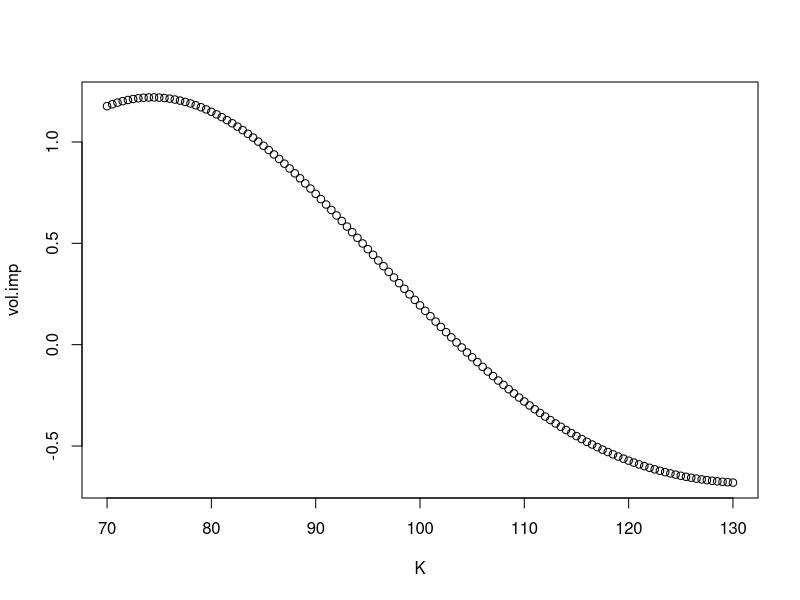

Here is the R script that generated this plot:
## ---- chunk 1
knitr::opts_chunk$set(echo = FALSE)
## ---- chunk 2
GBSPrice <- function(PutCall, S, K, T, r, b, sigma) {
  d1 <- (log(S/K) + (b+sigma^2/2)*T)/(sigma*sqrt(T))
  d2 <- d1 - sigma*sqrt(T)

  if(PutCall == 'c')  
    px <- S*exp((b-r)*T)*pnorm(d1) - K*exp(-r*T)*pnorm(d2)
  else
    px <- K*exp(-r*T)*pnorm(-d2) - S*exp((b-r)*T)*pnorm(-d1)

px
}
## ---- chunk 3
GBSVega <- function(PutCall, S, K, T, r, b, sigma) {
  d1 <- (log(S/K) + (b+sigma^2/2)*T)/(sigma*sqrt(T))
  S*exp((b-r)*T) * dnorm(d1)
}
## ---- chunk 4
# Benchmark data: (strike, volatility)
VolData <- list(c(80, .32), c(100, .30), c(120, .315))
## ---- chunk 5
C1 <- function(vol=sigma, spot=Spot) GBSPrice(PutCall='c', S=spot, K=VolData[[1]][1], T=T, r=r, b=b, sigma=vol)

C2 <- function(vol=sigma, spot=Spot) GBSPrice(PutCall='c', S=spot, K=VolData[[2]][1], T=T, r=r, b=b, sigma=vol)

C3 <- function(vol=sigma, spot=Spot) GBSPrice(PutCall='c', S=spot, K=VolData[[3]][1], T=T, r=r, b=b, sigma=vol)

C <- c(C1, C2, C3)
## ---- chunk 6
Vega <- function(f, vol, spot=Spot) {
  d_vol <- 10e-5
  return( (f(vol+d_vol*vol, Spot)-f(vol-d_vol*vol, Spot))/(2*d_vol) )
}

Vanna <- function(f, vol, spot=Spot) {
  d_vol <- 10e-5
  d_spot <- 10e-5
  return( (f(vol+d_vol*vol, Spot+d_spot*Spot)+
           f(vol-d_vol*vol, Spot-d_spot*Spot)-
           f(vol+d_vol*vol, Spot-d_spot*Spot)-
           f(vol-d_vol*vol, Spot+d_spot*Spot))/(4*d_vol*d_spot) )
}
  
Volga <- function(f, vol, spot=Spot) {
  d_vol <- 10e-5
  return( (f(vol+d_vol*vol, Spot) - 2*f(vol, Spot) + f(vol-d_vol*vol, Spot))/d_vol**2 )
  }
## ---- chunk 7
r<-0
b<-0
T<-1
Spot <- 100
B.vega <- sapply(1:3, function(i) Vega(C[[i]], VolData[[i]][2]))
## ---- chunk 8
r<-0
b<-0
T<-1
Spot <- 100
B.vega.benchmark <- sapply(1:3, function(i) Vega(C[[i]], VolData[[i]][2]))
B.vanna.benchmark <- sapply(1:3, function(i) Vanna(C[[i]], VolData[[i]][2]))
B.volga.benchmark <- sapply(1:3, function(i) Volga(C[[i]], VolData[[i]][2]))
B.vega.benchmark
B.vanna.benchmark
B.volga.benchmark
## ---- chunk 9
r<-0
b<-0
T<-1
Spot <- 100
K <- 110
#approximation
VolData.ATM <- VolData[[2]][2]
##############
f <- function(vol=VolData.ATM, spot=Spot){
  GBSPrice(PutCall='c', S=spot, K=K, T=T, r=r, b=b, sigma=vol)
}
B.vega <- Vega(f, VolData.ATM, Spot)
B.vanna <- Vanna(f, VolData.ATM, Spot)
B.volga <- Volga(f, VolData.ATM, Spot)
B.vega
B.vanna
B.volga
b <- c(B.vega, B.vanna, B.volga)
## ---- chunk 10
A <- matrix(data = c(B.vega.benchmark, B.vanna.benchmark, B.volga.benchmark), nrow =3)
X <- solve(A, b)
print("Matrice A =")
print(A)
print("Risk indicators (b) = ")
print(b)
print("Weights =")
print(X)



#C.BS <- C
#C.M <- 

#somme <- 0
#for (i in 2:3) {
#  somme <- somme + X[i]*(C.M[i]-C.BS[i])
#}
#O.M <- O.BS + somme

vol.K <- VolData[[1]][2]*X[1] + VolData[[2]][2]*X[2] + VolData[[3]][2]*X[3]
vol.K
## ---- chunk 11

r<-0
b<-0
T<-1
Spot <- 100
K <- seq (70, 130 ,0.5)
vol.imp <- c()
#approximation
VolData.ATM <- VolData[[2]][2]
##############


f <- function(vol=VolData.ATM, spot=Spot, k){
  GBSPrice(PutCall='c', S=spot, K=k, T=T, r=r, b=b, sigma=vol)
}

Vega <- function(f, vol, spot=Spot, k) {
  d_vol <- 10e-5
  return( (f(vol+d_vol*vol, Spot, k)-f(vol-d_vol*vol, Spot, k))/(2*d_vol) )
}

Vanna <- function(f, vol, spot=Spot, k) {
  d_vol <- 10e-5
  d_spot <- 10e-5
  return( (f(vol+d_vol*vol, Spot+d_spot*Spot, k)+
           f(vol-d_vol*vol, Spot-d_spot*Spot, k)-
           f(vol+d_vol*vol, Spot-d_spot*Spot, k)-
           f(vol-d_vol*vol, Spot+d_spot*Spot, k))/(4*d_vol*d_spot) )
}
  
Volga <- function(f, vol, spot=Spot, k) {
  d_vol <- 10e-5
  return( (f(vol+d_vol*vol, Spot, k) - 2*f(vol, Spot, k) + f(vol-d_vol*vol, Spot, k))/d_vol**2 )
  }

vol.f <- function(f, vol = VolData.ATM, spot=Spot, k) {
  b = c(1:3)
  b[1] = Vega(f, vol, spot=Spot, k)
  b[2] = Vanna(f, VolData.ATM, Spot, k)
  b[3] = Volga(f, VolData.ATM, Spot, k)
  A = matrix(data = c(B.vega.benchmark, B.vanna.benchmark, B.volga.benchmark), nrow =3)
  X = solve(A, b)
  return(VolData[[1]][2]*X[1] + VolData[[2]][2]*X[2] + VolData[[3]][2]*X[3])
}


for (i in 1:121) {
  vol.imp = append(vol.imp, vol.f(f, vol = VolData.ATM,spot = Spot, k = K[i]))
}

plot(K, vol.imp)

